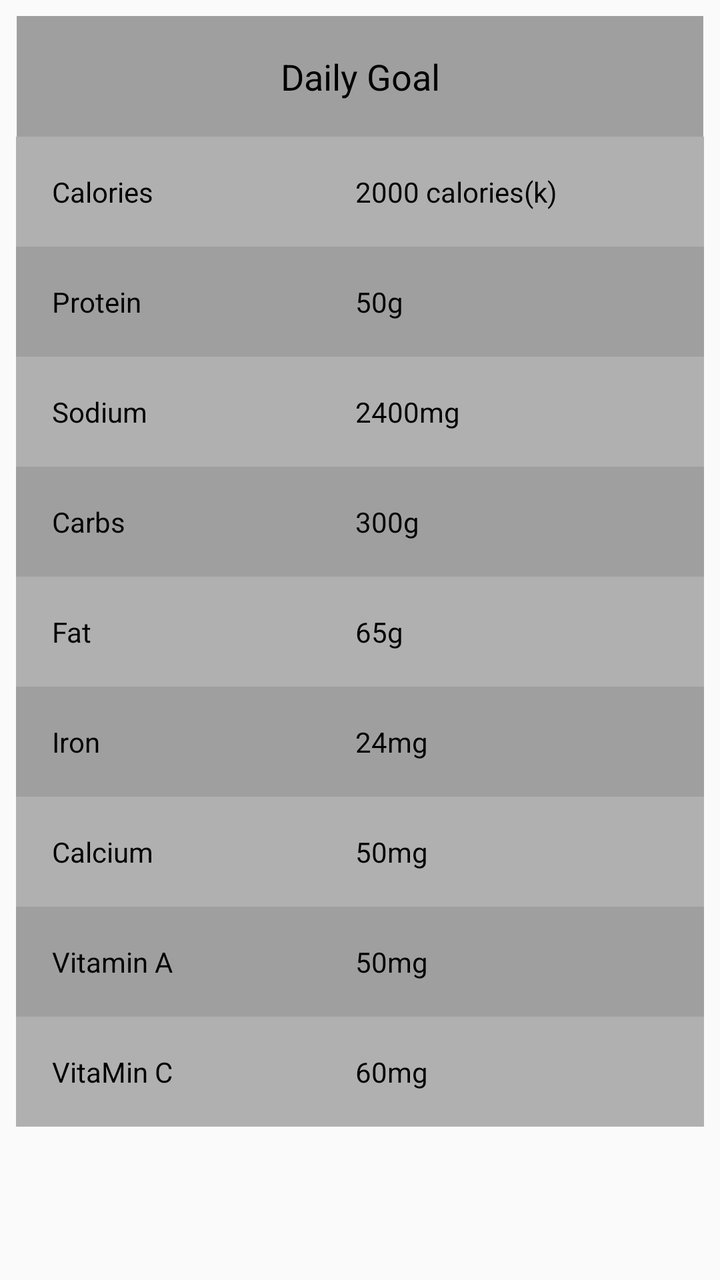
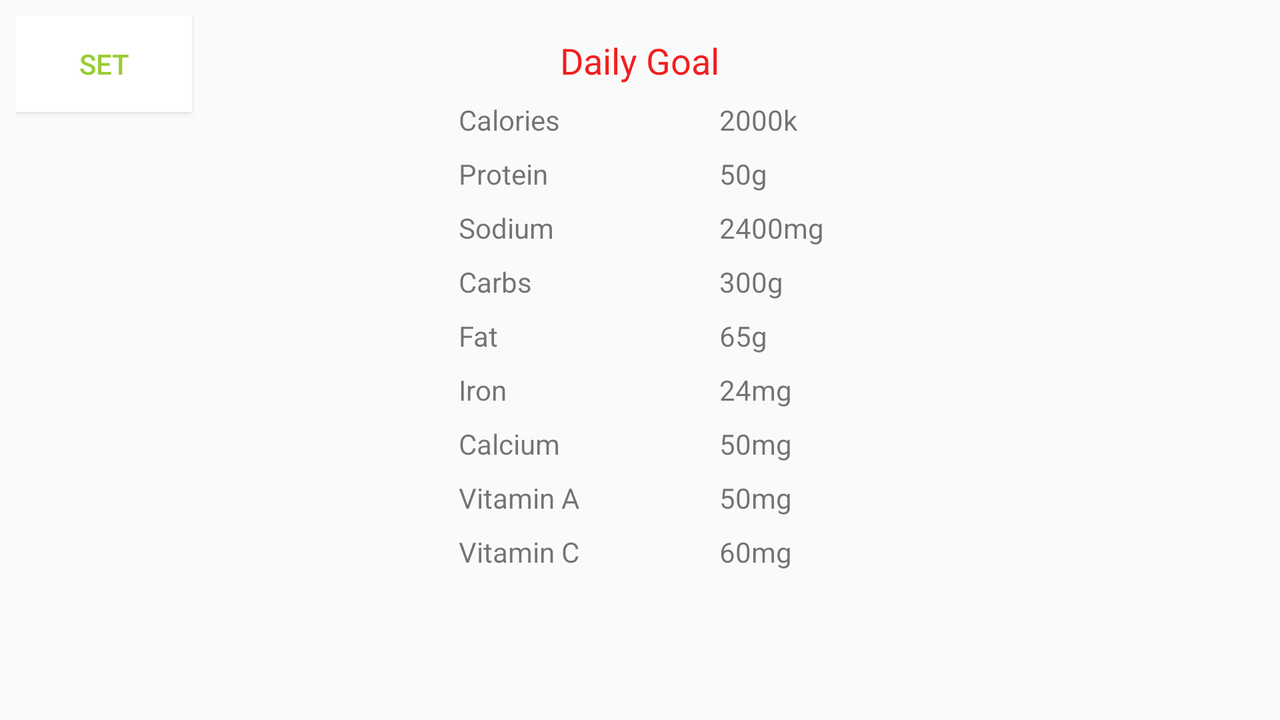

An Android layout and its configuration variant, each rendered on a device that would load it. The default file and the variant file are quoted in full after the pictures.
<!-- AndroidManifest.xml: application theme AppTheme -->
<!-- res/layout/activity_thanku.xml -->
<ScrollView xmlns:android="http://schemas.android.com/apk/res/android"
    xmlns:tools="http://schemas.android.com/tools"
    android:layout_width="match_parent"
    android:layout_height="match_parent"
    android:paddingBottom="@dimen/activity_vertical_margin"
    android:paddingLeft="@dimen/activity_horizontal_margin"
    android:paddingRight="@dimen/activity_horizontal_margin"
    android:paddingTop="@dimen/activity_vertical_margin"
    tools:context="com.Spry.nutritionix.Thanku" >

   <include

       android:layout_height="match_parent"
       android:layout_width="match_parent"
       layout="@layout/thanku"
       />

</ScrollView>
<!-- res/layout/thanku.xml (included above) -->
<TableLayout
    xmlns:android="http://schemas.android.com/apk/res/android"
    android:layout_width="match_parent"
    android:layout_height="wrap_content"
    android:shrinkColumns="*"
    android:stretchColumns="*"
    android:background="#ffffff"
    android:layout_marginLeft="5dp"
    android:layout_marginRight="5dp">
    
    <TableRow
        android:layout_height="wrap_content"
        android:layout_width="fill_parent"
        android:gravity="center_horizontal">
        <TextView
            android:layout_width="match_parent"
            android:layout_height="wrap_content"
            android:textSize="18dp"
            android:text="Daily Goal"
            android:layout_span="3"
            android:padding="18dip"
            android:background="#a09f9f"
            android:textColor="#000"
            android:gravity="center"/>
    </TableRow>



    
    <TableRow
        android:background="#FFFFFF"
        android:layout_height="wrap_content"
        android:layout_width="fill_parent"
        android:gravity="center_horizontal">

        <TextView
            android:id="@+id/calorierequired"
            android:text="Calories"
            android:layout_weight="1"
            android:background="#b0b0b0"
            android:textColor="#000000"
            android:padding="18dip"
            android:gravity="left"/>

        <TextView
            android:id="@+id/calorierequiredval"
            android:text="2000 calories(k)"
            android:layout_weight="1"
            android:background="#b0b0b0"
            android:textColor="#000000"
            android:padding="18dip"
            android:gravity="left"/>
    </TableRow>
    <TableRow
        android:layout_height="wrap_content"
        android:layout_width="fill_parent"
        android:gravity="center_horizontal">

        <TextView
            android:id="@+id/Proteinsrequi"
            android:text="@string/Protein"
            android:layout_weight="1"
            android:background="#a09f9f"
            android:textColor="#000000"
            android:padding="18dip"
            android:gravity="left"/>

        <TextView
            android:id="@+id/proteinsreqval"
            android:text="50g"
            android:layout_weight="1"
            android:background="#a09f9f"
            android:textColor="#000000"
            android:padding="18dip"
            android:gravity="left"/>
    </TableRow>
    <TableRow
        android:layout_height="wrap_content"
        android:layout_width="fill_parent"
        android:gravity="center_horizontal">

        <TextView
            android:id="@+id/textView2"
            android:text="@string/Sodium"
            android:layout_weight="1"
            android:background="#b0b0b0"
            android:textColor="#000000"
            android:padding="18dip"
            android:gravity="left"/>

        <TextView
            android:id="@+id/sodreqval"
            android:text="2400mg"
            android:layout_weight="1"
            android:background="#b0b0b0"
            android:textColor="#000000"
            android:padding="18dip"
            android:gravity="left"/>
    </TableRow>
    <TableRow
        android:layout_height="wrap_content"
        android:layout_width="fill_parent"
        android:gravity="center_horizontal">

        <TextView
            android:id="@+id/carbsrequi"
            android:text="@string/Carbs"
            android:layout_weight="1"
            android:background="#a09f9f"
            android:textColor="#000000"
            android:padding="18dip"
            android:gravity="left"/>

        <TextView
            android:id="@+id/carbsrequval"
            android:text="300g"
            android:layout_weight="1"
            android:background="#a09f9f"
            android:textColor="#000000"
            android:padding="18dip"
            android:gravity="left"/>
    </TableRow>
    <TableRow
        android:layout_height="wrap_content"
        android:layout_width="fill_parent"
        android:gravity="center_horizontal">

        <TextView
            android:id="@+id/fatrequ"
            android:text="Fat"
            android:layout_weight="1"
            android:background="#b0b0b0"
            android:textColor="#000000"
            android:padding="18dip"
            android:gravity="left"/>

        <TextView
            android:id="@+id/fatrequval"
            android:text="65g"
            android:layout_weight="1"
            android:background="#b0b0b0"
            android:textColor="#000000"
            android:padding="18dip"
            android:gravity="left"/>
    </TableRow>
    <TableRow
        android:layout_height="wrap_content"
        android:layout_width="fill_parent"
        android:gravity="center_horizontal">

        <TextView
            android:id="@+id/ironrequ"
            android:text="@string/Iron"
            android:layout_weight="1"
            android:background="#a09f9f"
            android:textColor="#000000"
            android:padding="18dip"
            android:gravity="left"/>

        <TextView
            android:id="@+id/ironrequval"
            android:text="24mg"
            android:layout_weight="1"
            android:background="#a09f9f"
            android:textColor="#000000"
            android:padding="18dip"
            android:gravity="left"/>
    </TableRow>
    <TableRow
        android:layout_height="wrap_content"
        android:layout_width="fill_parent"
        android:gravity="center_horizontal">

        <TextView
            android:id="@+id/calrequ"
            android:text="@string/Calcium"
            android:layout_weight="1"
            android:background="#b0b0b0"
            android:textColor="#000000"
            android:padding="18dip"
            android:gravity="left"/>

        <TextView
            android:id="@+id/calreqval"
            android:text="50mg"
            android:layout_weight="1"
            android:background="#b0b0b0"
            android:textColor="#000000"
            android:padding="18dip"
            android:gravity="left"/>
    </TableRow>
    <TableRow
        android:layout_height="wrap_content"
        android:layout_width="fill_parent"
        android:gravity="center_horizontal">

        <TextView
            android:id="@+id/vitarequv"
            android:text="Vitamin A"
            android:layout_weight="1"
            android:background="#a09f9f"
            android:textColor="#000000"
            android:padding="18dip"
            android:gravity="left"/>

        <TextView
            android:id="@+id/vitareqval"
            android:text="50mg"
            android:layout_weight="1"
            android:background="#a09f9f"
            android:textColor="#000000"
            android:padding="18dip"
            android:gravity="left"/>
    </TableRow>
    <TableRow
        android:layout_height="wrap_content"
        android:layout_width="fill_parent"
        android:gravity="center_horizontal">

        <TextView
            android:id="@+id/textView4"
            android:text="VitaMin C"
            android:layout_weight="1"
            android:background="#b0b0b0"
            android:textColor="#000000"
            android:padding="18dip"
            android:gravity="left"/>

        <TextView
            android:id="@+id/vitcreqval"
            android:text="60mg"
            android:layout_weight="1"
            android:background="#b0b0b0"
            android:textColor="#000000"
            android:padding="18dip"
            android:gravity="left"/>
    </TableRow>

</TableLayout>
<!-- resources referenced by this layout -->
<resources>
  <dimen name="activity_horizontal_margin">8dp</dimen>
  <dimen name="activity_vertical_margin">8dp</dimen>
  <string name="Calcium">Calcium</string>
  <string name="Carbs">Carbs</string>
  <string name="Iron">Iron</string>
  <string name="Protein">Protein</string>
  <string name="Sodium">Sodium</string>
  <style name="AppTheme" parent="Theme.AppCompat.Light.NoActionBar">
          
          <item name="colorPrimary">@color/colorPrimary</item>
          <item name="colorPrimaryDark">@color/colorPrimaryDark</item>
          <item name="colorAccent">@color/colorAccent</item>
      </style>
  <color name="colorPrimary">#594691</color>
  <color name="colorPrimaryDark">#3e2d70</color>
  <color name="colorAccent">#594691</color>
</resources>
<!-- res/layout-land/activity_thanku.xml (the repository's variant of the layout above) -->
<!-- drawn on the phone turned sideways -->
<RelativeLayout xmlns:android="http://schemas.android.com/apk/res/android"
    xmlns:tools="http://schemas.android.com/tools"
    android:layout_width="match_parent"
    android:layout_height="match_parent"
    android:paddingBottom="@dimen/activity_vertical_margin"
    android:paddingLeft="@dimen/activity_horizontal_margin"
    android:paddingRight="@dimen/activity_horizontal_margin"
    android:paddingTop="@dimen/activity_vertical_margin"
    tools:context="com.Spry.nutritionix.Thanku" >

    <ScrollView
        android:id="@+id/scrollView1"
        android:layout_width="match_parent"
        android:layout_height="wrap_content"
        android:layout_alignParentTop="true"
        android:layout_marginTop="5dp"
        android:scrollbarStyle="outsideOverlay" >

        <RelativeLayout
            android:layout_width="match_parent"
            android:layout_height="wrap_content" >

       <TextView
        android:id="@+id/textView1"
        android:layout_width="wrap_content"
        android:layout_height="wrap_content"
        android:layout_alignParentTop="true"
        android:layout_centerHorizontal="true"
        android:layout_marginTop="5dp"
        android:text="@string/dgoal"
        android:textAppearance="?android:attr/textAppearanceMedium"
        android:textColor="@color/LIGHTRED" />

    <TextView
        android:id="@+id/calorierequiredval"
        android:layout_width="wrap_content"
        android:layout_height="wrap_content"
        android:layout_alignBaseline="@+id/calorierequired"
        android:layout_alignBottom="@+id/calorierequired"
        android:layout_toRightOf="@+id/textView1"
        android:text="@string/V2000" 
         />

    <TextView
        android:id="@+id/calorierequired"
        android:layout_width="wrap_content"
        android:layout_height="wrap_content"
        android:layout_below="@+id/textView1"
        android:layout_marginTop="8dp"
        android:layout_toLeftOf="@+id/textView1"
        android:text="@string/Calories" />

    <TextView
        android:id="@+id/Proteinsrequi"
        android:layout_width="wrap_content"
        android:layout_height="wrap_content"
        android:layout_alignLeft="@+id/calorierequired"
        android:layout_below="@+id/calorierequired"
        android:layout_marginTop="8dp"
        android:text="@string/Protein" />

    <TextView
        android:id="@+id/textView2"
        android:layout_width="wrap_content"
        android:layout_height="wrap_content"
        android:layout_alignLeft="@+id/Proteinsrequi"
        android:layout_below="@+id/Proteinsrequi"
        android:layout_marginTop="8dp"
        android:text="@string/Sodium" />

    <TextView
        android:id="@+id/carbsrequi"
        android:layout_width="wrap_content"
        android:layout_height="wrap_content"
        android:layout_alignLeft="@+id/textView2"
        android:layout_below="@+id/textView2"
        android:layout_marginTop="8dp"
        android:text="@string/Carbs" />

    <TextView
        android:id="@+id/fatrequ"
        android:layout_width="wrap_content"
        android:layout_height="wrap_content"
        android:layout_alignLeft="@+id/carbsrequi"
        android:layout_below="@+id/carbsrequi"
        android:layout_marginTop="8dp"
        android:text="@string/fat" />

    <TextView
        android:id="@+id/ironrequ"
        android:layout_width="wrap_content"
        android:layout_height="wrap_content"
        android:layout_alignLeft="@+id/fatrequ"
        android:layout_below="@+id/fatrequ"
        android:layout_marginTop="8dp"
        android:text="@string/Iron" />

    <TextView
        android:id="@+id/calrequ"
        android:layout_width="wrap_content"
        android:layout_height="wrap_content"
        android:layout_alignLeft="@+id/ironrequ"
        android:layout_below="@+id/ironrequ"
        android:layout_marginTop="8dp"
        android:text="@string/Calcium" />

    <TextView
        android:id="@+id/vitarequv"
        android:layout_width="wrap_content"
        android:layout_height="wrap_content"
        android:layout_alignLeft="@+id/calrequ"
        android:layout_below="@+id/calrequ"
        android:layout_marginTop="8dp"
        android:text="@string/vita" />

    <TextView
        android:id="@+id/textView4"
        android:layout_width="wrap_content"
        android:layout_height="wrap_content"
        android:layout_alignLeft="@+id/vitarequv"
        android:layout_below="@+id/vitarequv"
        android:layout_marginTop="8dp"
        android:text="@string/vitc" />

      <TextView
        android:id="@+id/tvdesclaimer"
        android:layout_width="match_parent"
        android:layout_height="wrap_content"
        android:layout_alignParentBottom="true"
        android:layout_alignParentLeft="true"
        android:text="" />

    <TextView
        android:id="@+id/vitareqval"
        android:layout_width="wrap_content"
        android:layout_height="wrap_content"
        android:layout_above="@+id/textView4"
        android:layout_toRightOf="@+id/textView1"
        android:text="@string/V50"
         />

    <TextView
        android:id="@+id/calreqval"
        android:layout_width="wrap_content"
        android:layout_height="wrap_content"
        android:layout_above="@+id/vitarequv"
        android:layout_toRightOf="@+id/textView1"
        android:text="@string/V50" 
         />

    <TextView
        android:id="@+id/textView6"
        android:layout_width="wrap_content"
        android:layout_height="wrap_content"
        android:layout_alignBaseline="@+id/proteinsreqval"
        android:layout_alignBottom="@+id/proteinsreqval"
        android:layout_toRightOf="@+id/proteinsreqval"
        android:text="@string/g" />

    <TextView
        android:id="@+id/textView8"
        android:layout_width="wrap_content"
        android:layout_height="wrap_content"
       android:layout_alignBaseline="@+id/carbsrequval"
        android:layout_alignBottom="@+id/carbsrequval"
        android:layout_toRightOf="@+id/carbsrequval"
        android:text="@string/g" />

    <TextView
        android:id="@+id/textView9"
        android:layout_width="wrap_content"
        android:layout_height="wrap_content"
        android:layout_alignBaseline="@+id/fatrequval"
        android:layout_alignBottom="@+id/fatrequval"
        android:layout_toRightOf="@+id/fatrequval"
        android:text="@string/g" />

    <TextView
        android:id="@+id/textView12"
        android:layout_width="wrap_content"
        android:layout_height="wrap_content"
        android:layout_alignBaseline="@+id/vitareqval"
        android:layout_alignBottom="@+id/vitareqval"
        android:layout_toRightOf="@+id/vitareqval"
        android:text="@string/mg" />

    <TextView
        android:id="@+id/textView10"
        android:layout_width="wrap_content"
        android:layout_height="wrap_content"
        android:layout_alignBaseline="@+id/ironrequval"
        android:layout_alignBottom="@+id/ironrequval"
        android:layout_toRightOf="@+id/ironrequval"
        android:text="@string/mg" />

    <TextView
        android:id="@+id/textView11"
        android:layout_width="wrap_content"
        android:layout_height="wrap_content"
        android:layout_alignBaseline="@+id/calreqval"
        android:layout_alignBottom="@+id/calreqval"
        android:layout_toRightOf="@+id/calreqval"
        android:text="@string/mg" />

    <TextView
        android:id="@+id/textView13"
        android:layout_width="wrap_content"
        android:layout_height="wrap_content"
        android:layout_alignBaseline="@+id/vitcreqval"
        android:layout_alignBottom="@+id/vitcreqval"
        android:layout_toRightOf="@+id/vitcreqval"
        android:text="@string/mg" />

    <TextView
        android:id="@+id/textView7"
        android:layout_width="wrap_content"
        android:layout_height="wrap_content"
        android:layout_alignBaseline="@+id/sodreqval"
        android:layout_alignBottom="@+id/sodreqval"
        android:layout_toRightOf="@+id/sodreqval"
        android:text="@string/mg" />

    <TextView
        android:id="@+id/textView5"
        android:layout_width="wrap_content"
        android:layout_height="wrap_content"
        android:layout_alignBaseline="@+id/calorierequiredval"
        android:layout_alignBottom="@+id/calorierequiredval"
        android:layout_toRightOf="@+id/calorierequiredval"
        android:text="@string/k" />

    <TextView
        android:id="@+id/vitcreqval"
        android:layout_width="wrap_content"
        android:layout_height="wrap_content"
        android:layout_alignBaseline="@+id/textView4"
        android:layout_alignBottom="@+id/textView4"
        android:layout_toRightOf="@+id/textView1"
        android:text="@string/V60" />

    <TextView
        android:id="@+id/ironrequval"
        android:layout_width="wrap_content"
        android:layout_height="wrap_content"
        android:layout_above="@+id/calrequ"
        android:text="@string/V24" 
        android:layout_toRightOf="@+id/textView1"
         />

    <TextView
        android:id="@+id/fatrequval"
        android:layout_width="wrap_content"
        android:layout_height="wrap_content"
        android:layout_alignBaseline="@+id/fatrequ"
        android:layout_alignBottom="@+id/fatrequ"
        android:layout_toRightOf="@+id/textView1"
         android:text="@string/V65" />

    <TextView
        android:id="@+id/carbsrequval"
        android:layout_width="wrap_content"
        android:layout_height="wrap_content"
        android:layout_above="@+id/fatrequ"
        android:layout_toRightOf="@+id/textView1"
        android:text="@string/V300"
         />

    <TextView
        android:id="@+id/sodreqval"
        android:layout_width="wrap_content"
        android:layout_height="wrap_content"
        android:layout_above="@+id/carbsrequi"
        android:layout_toRightOf="@+id/textView1"
        android:text="@string/V2400" 
         />

    <TextView
        android:id="@+id/proteinsreqval"
        android:layout_width="wrap_content"
        android:layout_height="wrap_content"
        android:layout_above="@+id/textView2"
        android:layout_toRightOf="@+id/textView1"
        android:text="@string/V50" 
         />

        </RelativeLayout>
    </ScrollView>

    <Button
        android:id="@+id/btnfinalsetpreferences"
        android:layout_width="wrap_content"
        android:layout_height="wrap_content"
        android:layout_alignLeft="@+id/scrollView1"
        android:layout_alignParentTop="true"
        android:background="#ffffff"
        android:text="@string/set"
        android:textColor="@color/MealSelected" />

</RelativeLayout>
<!-- resources referenced by the variant -->
<!-- as the phone turned sideways resolves them -->
<resources>
  <color name="LIGHTRED">#f31e1e</color>
  <color name="MealSelected">#99cc33</color>
  <dimen name="activity_horizontal_margin">8dp</dimen>
  <dimen name="activity_vertical_margin">8dp</dimen>
  <string name="Calcium">Calcium</string>
  <string name="Calories">Calories</string>
  <string name="Carbs">Carbs</string>
  <string name="Iron">Iron</string>
  <string name="Protein">Protein</string>
  <string name="Sodium">Sodium</string>
  <string name="V2000">2000</string>
  <string name="V24">24</string>
  <string name="V2400">2400</string>
  <string name="V300">300</string>
  <string name="V50">50</string>
  <string name="V60">60</string>
  <string name="V65">65</string>
  <string name="dgoal">Daily Goal</string>
  <string name="fat">Fat</string>
  <string name="g">  g</string>
  <string name="k">  k</string>
  <string name="mg"> mg</string>
  <string name="set">Set</string>
  <string name="vita">Vitamin A</string>
  <string name="vitc">Vitamin C</string>
  <style name="AppTheme" parent="Theme.AppCompat.Light.NoActionBar">
          
          <item name="colorPrimary">@color/colorPrimary</item>
          <item name="colorPrimaryDark">@color/colorPrimaryDark</item>
          <item name="colorAccent">@color/colorAccent</item>
      </style>
  <color name="colorPrimary">#594691</color>
  <color name="colorPrimaryDark">#3e2d70</color>
  <color name="colorAccent">#594691</color>
</resources>
